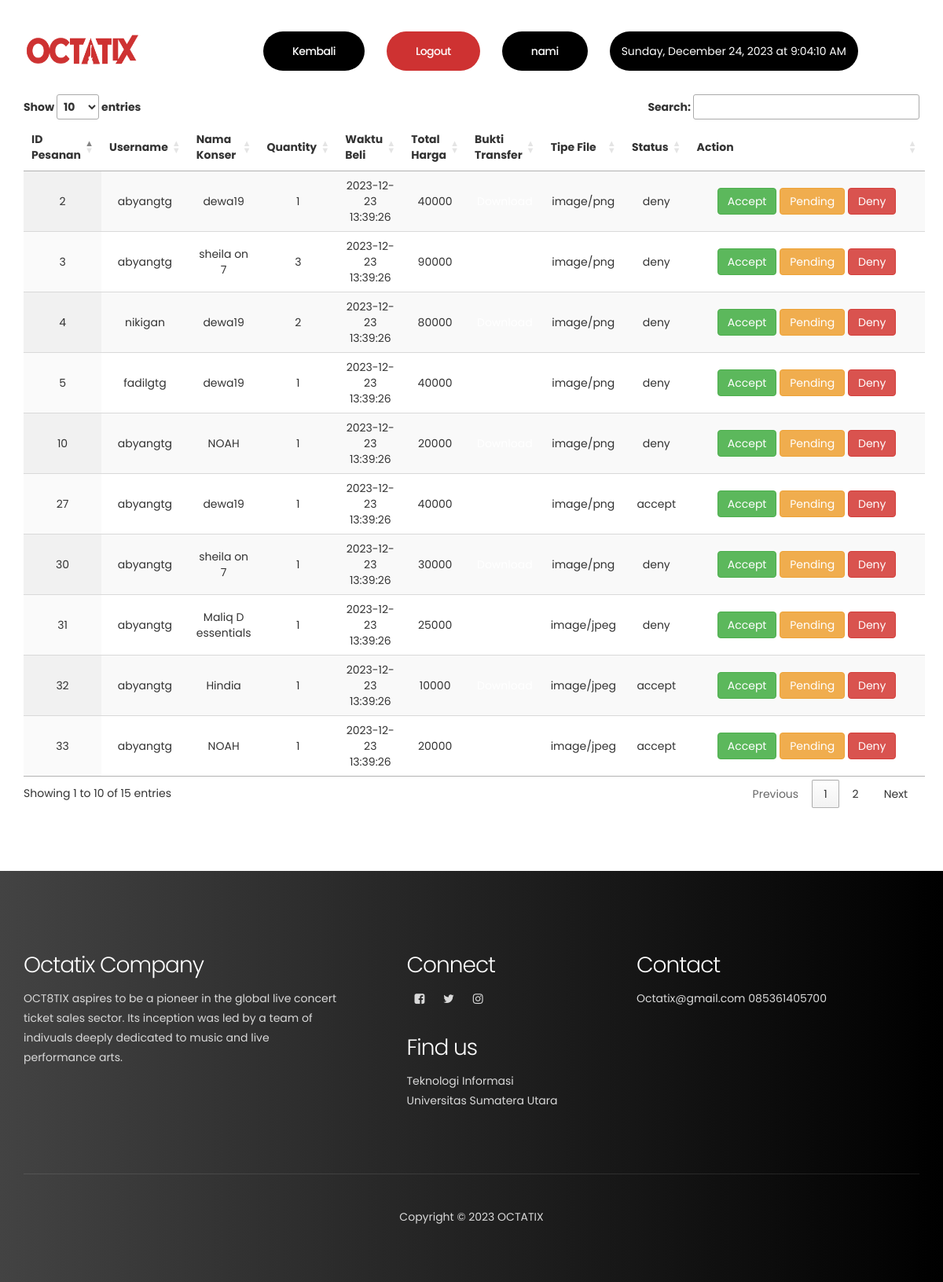
/admin/datapesanan.php (signed in), run on the app's committed database.
### tables this page shows
CREATE TABLE `pesanan` (
  `idpesanan` int(3) NOT NULL,
  `username` varchar(100) NOT NULL,
  `nama_konser` varchar(100) NOT NULL,
  `quantity` int(3) NOT NULL,
  `tanggal_pembelian` timestamp NOT NULL DEFAULT current_timestamp() ON UPDATE current_timestamp(),
  `total_harga` int(9) NOT NULL,
  `buktitf` mediumblob NOT NULL,
  `tipe_file` varchar(10) NOT NULL,
  `status` varchar(10) NOT NULL
);

### admin/datapesanan.php (the view, shortened to what this page needs)
<?php
require "../koneksi.php";
?>
<!DOCTYPE html>
<html lang="en">
<head>
    <link rel="stylesheet" href="../css/bootstrap.min.css">
    <link rel="stylesheet" href="../css/magnific-popup.css">
    <link rel="stylesheet" href="../css/font-awesome.min.css">
    <link rel="stylesheet" href="https://cdn.datatables.net/1.11.5/css/jquery.dataTables.min.css">
    <link rel="stylesheet" href="../css/main-style.css">
</head>
<body>
    <section class="navbar custom-navbar navbar-fixed-top" role="navigation">
        <div class="container">
            <div class="navbar-header">
                <a href="index.php" class="navbar-brand"><img height="50px" width="150px"
                        src="../images/octatix-logo.png" alt="LogoTubes"></a>
            </div>
            <div class="collapse navbar-collapse">
                <ul class="nav navbar-nav navbar-nav-first">
                    <li class="section-btn" style="background-color: black;">
                        <a href="index.php">
                            Kembali
                        </a>
                    </li>
                    <li class="section-btn">
                        <a class="dropdown-item" href=#" data-toggle="modal" data-target="#logoutModal">
                            Logout
                        </a>
                    </li>
                    <li class="section-btn" style="background-color: black;">
                        <a href="profileadmin.php?id=<?php echo $_SESSION['id']; ?>">
                            <?php
                            echo $_SESSION['nama'];
                            ?>
                        </a>
                    </li>
                    <li class="section-btn" id="current_timestamp" style="background-color: black; color: white">
                        <span id="current-time"></span>
                    </li>
                </ul>
            </div>
        </div>
    </section>
    <section id="data-pesanan" data-stellar-background-ratio="0.5" style="background-color: white;">
        <br>
        <br>
        <div class="container">
            <table id="tabelPesanan" class="display">
                <thead>
                    <tr>
                        <th>ID Pesanan</th>
                        <th>Username</th>
                        <th>Nama Konser</th>
                        <th>Quantity</th>
                        <th>Waktu Beli</th>
                        <th>Total Harga</th>
                        <th>Bukti Transfer</th>
                        <th>Tipe File</th>
                        <th>Status</th>
                        <th>Action</th>
                    </tr>
                </thead>
                <tbody>
                    <?php
                    $query = "SELECT * FROM pesanan";
                    $hasil = mysqli_query($koneksi, $query);
                    foreach ($hasil as $data) {
                        ?>
                        <tr>
                            <td>
                                <?php echo $data['idpesanan']; ?>
                            </td>
                            <td>
                                <?php echo $data['username']; ?>
                            </td>
                            <td>
                                <?php echo $data['nama_konser']; ?>
                            </td>
                            <td>
                                <?php echo $data['quantity']; ?>
                            </td>
                            <td>
                                <?php echo $data['tanggal_pembelian']; ?>
                            </td>
                            <td>
                                <?php echo $data['total_harga']; ?>
                            </td>
                            <td>
                                <?php
                                if (($data['tipe_file'] === 'image/jpeg') || ($data['tipe_file'] === 'image/png')) {
                                    echo "<a href='download_blob.php?id=" . $data['idpesanan'] . "'>Download</a>";
                                } else {
                                    echo "Tidak ada file yang bisa diunduh";
                                }
                                ?>
                            </td>
                            <td>
                                <?php echo $data['tipe_file']; ?>
                            </td>
                            <td>
                                <?php echo $data['status']; ?>
                            </td>
                            <td>
                                <form method='post' style='width: 28rem;'>
                                    <button type='submit' class='btn btn-success' name='btnAccept'>Accept</button>
                                    <button type='submit' class='btn btn-warning' name='btnPending'>Pending</button>
                                    <button type='submit' class='btn btn-danger' name='btnDeny'>Deny</button>
                                </form>
                            </td>
                        </tr>
                        <?php
                    }
                    ?>
                </tbody>
            </table>
        </div>
    </section>
    <footer data-stellar-background-ratio="0.5">
        <div class="container">
            <div class="row">
                <div class="col-md-5 col-sm-12">
                    <div class="footer-thumb footer-info">
                        <h2>Octatix Company</h2>
                        <p>OCT8TIX aspires to be a pioneer in the global live concert ticket sales sector. Its inception
                            was led by a team of indivuals deeply dedicated to music and live performance arts.</p>
                    </div>
                </div>
                <div class="col-md-3 col-sm-4">
                    <div class="footer-thumb">
                        <h2>Connect</h2>
                        <ul class="social-icon">
                            <li><a href="#" class="fa fa-facebook-square" attr="facebook icon"></a></li>
                            <li><a href="#" class="fa fa-twitter"></a></li>
                            <li><a href="#" class="fa fa-instagram"></a></li>
                        </ul>
                    </div>
                </div>
                <div class="col-md-3 col-sm-4">
                    <div class="footer-thumb">
                        <h2>Contact</h2>
                        <ul class="social-icon">
                            <li>
                                <p>Octatix@gmail.com</p>
                            </li>
                            <li>
                                <p>085361405700</p>
                            </li>
                        </ul>
                    </div>
                </div>
                <div class="col-md-2 col-sm-4">
                    <div class="footer-thumb">
                        <h2>Find us</h2>
                        <p>Teknologi Informasi <br> Universitas Sumatera Utara</p>
                    </div>
                </div>
                <div class="col-md-12 col-sm-12">
                    <div class="footer-bottom">
                        <div class="copyright-text">
                            <center>
                                <p>Copyright &copy; 2023 OCTATIX</p>
                            </center>
                        </div>
                    </div>
                </div>
            </div>
        </div>
    </footer>
</body>
</html>

### css/main-style.css (style rules this page uses)
body { background: #000000; font-family: 'Poppins', sans-serif; overflow-x: hidden; }
h1,h2,h3,h4,h5,h6 { font-weight: 300; line-height: inherit; letter-spacing: -1px; }
h2 { color: #393939; font-size: 2em; }
p { color: #757575; font-size: 14px; font-weight: normal; line-height: 25px; }
* { -webkit-box-sizing: border-box; -moz-box-sizing: border-box; box-sizing: border-box; }
*:before, *:after { -webkit-box-sizing: border-box; -moz-box-sizing: border-box; box-sizing: border-box; }
a { color: #252525; font-weight: normal; -webkit-transition: 0.5s; transition: 0.5s; text-decoration: none !important; }
.section-btn { background: #ce3232; border: 0; border-radius: 100px; color: #ffffff; cursor: pointer; font-size: inherit; font-weight: normal; padding: 15px 30px; -webkit-transition: 0.5s; transition: 0.5s; }
section { padding-top: 80px; padding-bottom: 80px; text-align: center; }
.custom-navbar { border: none; margin-bottom: 0; padding: 25px 0; }
.custom-navbar .navbar-brand { color: #ffffff; font-size: 25px; font-weight: 500; letter-spacing: -1px; margin-bottom: 10px; }
.custom-navbar .navbar-nav.navbar-nav-first { margin-left: 8em; }
.custom-navbar .section-btn { padding: 15px; margin-left: 2em; }
.custom-navbar .section-btn a { padding: 0; }
.custom-navbar .nav li a { font-size: 14px; font-weight: 500; color: #ffffff; letter-spacing: -0.5px; padding-right: 22px; padding-left: 22px; }
@media (min-width:768px) { .custom-navbar { border-bottom: 0; background: 0 0; } }
@media (min-width:768px) { .navbar-nav.navbar-nav-first { margin-top: 15px; } }
h2 { color: #ffffff; }
#blog h2, p, a { color: white; }
footer { background: #000000; background: -webkit-linear-gradient(to right, #434343, #000000); background: linear-gradient(to right, #434343, #000000); position: relative; padding-top: 80px; padding-bottom: 60px; }
footer h2 { color: #ffffff; }
footer p, footer span, .footer-link li a { color: #d9d9d9; }
.copyright-text p, .footer-bottom .phone-contact p { font-size: 14px; }
.footer-info p { margin-right: 4em; }
.footer-bottom { border-top: 1px solid rgba(255,255,255,0.1); margin-top: 5em; padding-top: 3em; }
.social-icon { position: relative; padding: 0; margin: 0; }
.social-icon li { display: inline-block; list-style: none; }
.social-icon li a { border-radius: 100px; color: #d9d9d9; font-size: 15px; text-decoration: none; position: relative; margin: 5px 10px; }

### data on the page
pesanan: idpesanan "2", username "abyangtg", nama_konser "dewa19", quantity "1", tanggal_pembelian "2023-12-23 13:39:26", total_harga "40000", tipe_file "image/png", status "deny"
pesanan: idpesanan "3", username "abyangtg", nama_konser "sheila on 7", quantity "3", tanggal_pembelian "2023-12-23 13:39:26", total_harga "90000", tipe_file "image/png", status "deny"
pesanan: idpesanan "4", username "nikigan", nama_konser "dewa19", quantity "2", tanggal_pembelian "2023-12-23 13:39:26", total_harga "80000", tipe_file "image/png", status "deny"
pesanan: idpesanan "5", username "fadilgtg", nama_konser "dewa19", quantity "1", tanggal_pembelian "2023-12-23 13:39:26", total_harga "40000", tipe_file "image/png", status "deny"
pesanan: idpesanan "10", username "abyangtg", nama_konser "NOAH", quantity "1", tanggal_pembelian "2023-12-23 13:39:26", total_harga "20000", tipe_file "image/png", status "deny"
pesanan: idpesanan "27", username "abyangtg", nama_konser "dewa19", quantity "1", tanggal_pembelian "2023-12-23 13:39:26", total_harga "40000", tipe_file "image/png", status "accept"
pesanan: idpesanan "30", username "abyangtg", nama_konser "sheila on 7", quantity "1", tanggal_pembelian "2023-12-23 13:39:26", total_harga "30000", tipe_file "image/png", status "deny"
pesanan: idpesanan "31", username "abyangtg", nama_konser "Maliq D essentials", quantity "1", tanggal_pembelian "2023-12-23 13:39:26", total_harga "25000", tipe_file "image/jpeg", status "deny"
pesanan: idpesanan "32", username "abyangtg", nama_konser "Hindia", quantity "1", tanggal_pembelian "2023-12-23 13:39:26", total_harga "10000", tipe_file "image/jpeg", status "accept"
pesanan: idpesanan "33", username "abyangtg", nama_konser "NOAH", quantity "1", tanggal_pembelian "2023-12-23 13:39:26", total_harga "20000", tipe_file "image/jpeg", status "accept"

### other printed values
$_SESSION['nama'] "nami"
